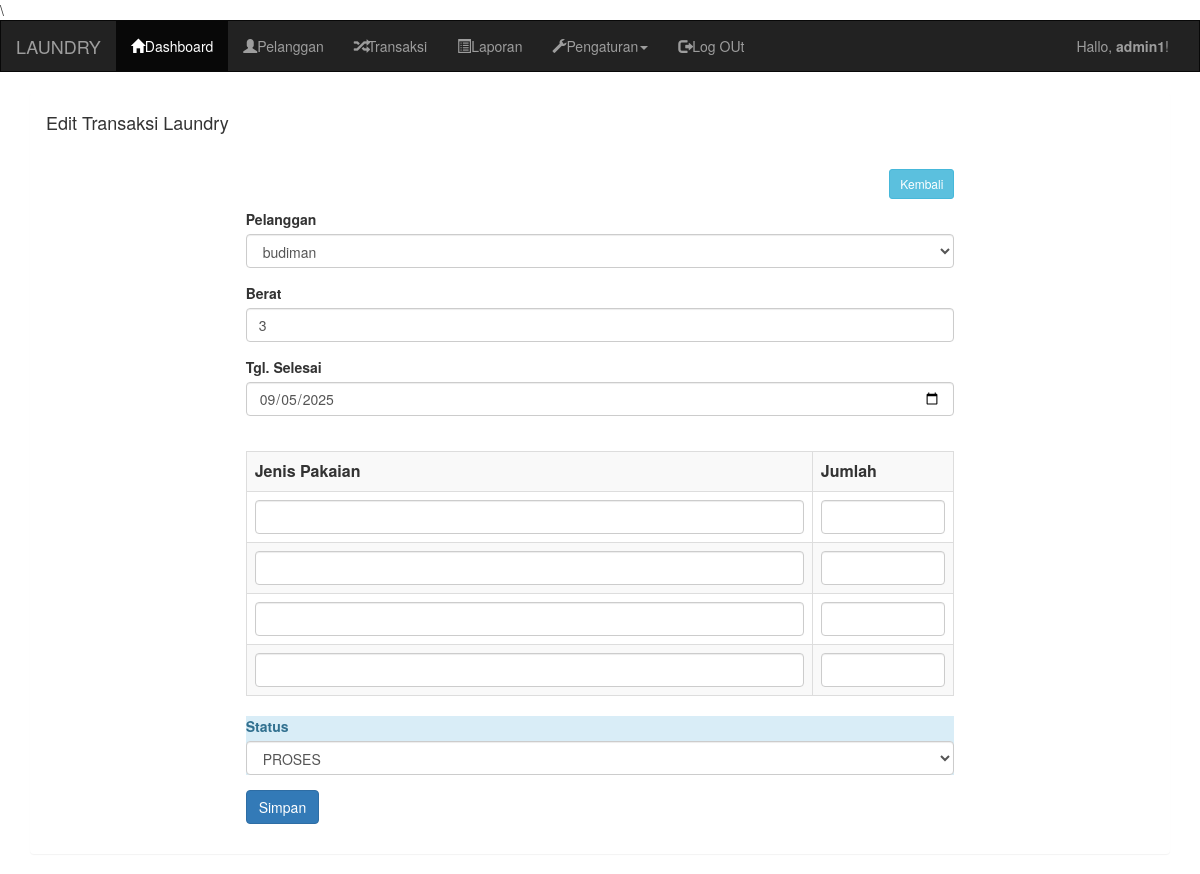
Screenshot of /admin/transaksi_edit.php?id=112 (signed in) with the database file from the repository.
### tables this page shows
CREATE TABLE `transaksi` (
  `transaksi_id` int(11) NOT NULL,
  `transaksi_tgl` date NOT NULL,
  `transaksi_pelanggan` int(11) NOT NULL,
  `transaksi_harga` int(11) NOT NULL,
  `transaksi_berat` int(11) NOT NULL,
  `transaksi_tgl_selesai` date NOT NULL,
  `transaksi_status` int(11) NOT NULL
);

CREATE TABLE `pelanggan` (
  `pelanggan_id` int(11) NOT NULL,
  `pelanggan_nama` varchar(255) NOT NULL,
  `pelanggan_hp` varchar(20) NOT NULL,
  `pelanggan_alamat` text NOT NULL
);

### admin/transaksi_edit.php (the view, shortened to what this page needs)
\<?php
include 'header.php';
?>
<?php
include '../koneksi.php';
?>
<div class="container">
	<div class="panel">
		<div class="panel-heading">
			<h4>Edit Transaksi Laundry</h4>
		</div>
		<div class="panel-body">
			<div class="col-md-8 col-md-offset-2">
				<a href="transaksi.php" class="btn btn-sm btn-info pull-right">Kembali</a>
				<br/>
				<br/>
				<?php
				$id = $_GET['id'];
				$transaksi = mysqli_query($koneksi,"select * from transaksi where transaksi_id='$id'");
				while($t=mysqli_fetch_array($transaksi)){
					?>
					<form method="post" action="transaksi_update.php">
						<div class="form-group">
							<label>Pelanggan</label>
							<select class="form-control" name="pelanggan" required="required">
								<?php
								$data = mysqli_query($koneksi, "select * from pelanggan");
								while($d=mysqli_fetch_array($data)){
									?>
									<option <?php if($d['pelanggan_id']==$t['transaksi_pelanggan']){echo "selected='selected'";} ?> value="<?php echo $d['pelanggan_id']; ?>"><?php echo $d['pelanggan_nama']; ?></option>
									<?php
								}
								?>
							</select>
						</div>
						<div class="form-group">
							<label>Berat</label>
							<input type="number" class="form-control" name="berat" placeholder="Masukan berat cucian .." required="required" value="<?php echo $t['transaksi_berat']; ?>">
						</div>
						<div class="form-group">
							<label>Tgl. Selesai</label>
							<input type="date" class="form-control" name="tgl_selesai" required="required" value="<?php echo $t['transaksi_tgl_selesai'];?>">
						</div>
						<br/>
						<table class="table table-bordered table-striped">
							<tr>
								<th>Jenis Pakaian</th>
								<th width="20%">Jumlah</th>
							</tr>
								<tr>
									<td><input type="text" class="form-control" name="pakaian_jenis[]"></td>
									<td><input type="number" class="form-control" name="pakaian_jumlah[]"></td>
								</tr>
								<tr>
									<td><input type="text" class="form-control" name="pakaian_jenis[]"></td>
									<td><input type="number" class="form-control" name="pakaian_jumlah[]"></td>
								</tr>
								<tr>
									<td><input type="text" class="form-control" name="pakaian_jenis[]"></td>
									<td><input type="number" class="form-control" name="pakaian_jumlah[]"></td>
								</tr>
								<tr>
									<td><input type="text" class="form-control" name="pakaian_jenis[]"></td>
									<td><input type="number" class="form-control" name="pakaian_jumlah[]"></td>
								</tr>
							</table>
							<div class="form-group alert-info">
								<label>Status</label>
								<select class="form-control" name="status" required="required">
									<option <?php if($t['transaksi_status']=="0"){echo "selected='selected'";} ?> value="0">PROSES</option>
								</select>
							</div>
							<input type="submit" class="btn btn-primary" value="Simpan">
						</form>
						<?php
					}
					?>
				</div>
			</div>
		</div>
	</div>

### rows the page displays
transaksi: pelanggan "budiman", berat "3", tgl_selesai "09/05/2025", status "PROSES"

### other values shown
$_SESSION['username'] "admin1"
